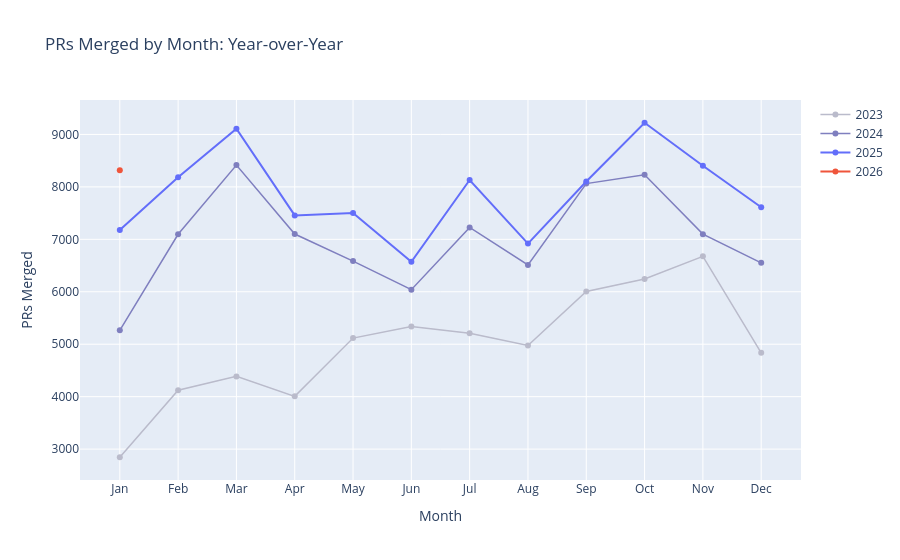

Here is the notebook cell this chart was saved with:
### Code cell
# YoY comparison: overlaid lines, one per year
df_monthly['year'] = df_monthly['month_dt'].dt.year
df_monthly['month_num'] = df_monthly['month_dt'].dt.month

month_labels = ['Jan', 'Feb', 'Mar', 'Apr', 'May', 'Jun', 'Jul', 'Aug', 'Sep', 'Oct', 'Nov', 'Dec']
colors = {'2023': '#BABBCB', '2024': '#7F7FBF', '2025': '#636EFA', '2026': '#EF553B'}

fig = go.Figure()
for year in [2023, 2024, 2025, 2026]:
    yr_data = df_monthly[df_monthly['year'] == year].sort_values('month_num')
    if len(yr_data) == 0:
        continue
    fig.add_trace(go.Scatter(
        x=[month_labels[m-1] for m in yr_data['month_num']],
        y=yr_data['prs_merged'],
        mode='lines+markers',
        name=str(year),
        line=dict(color=colors.get(str(year), '#636EFA'), width=2 if year >= 2025 else 1.5),
    ))

fig.update_layout(
    title='PRs Merged by Month: Year-over-Year',
    yaxis_title='PRs Merged',
    xaxis_title='Month',
)
fig.show()

# YoY growth rates
df_yoy = df_monthly[df_monthly['year'] >= 2023].pivot(index='month_num', columns='year', values='prs_merged')
for year in [2024, 2025]:
    if year in df_yoy.columns and (year - 1) in df_yoy.columns:
        prev = df_yoy[year - 1].dropna()
        curr = df_yoy[year].dropna()
        common = prev.index.intersection(curr.index)
        if len(common) > 0:
            growth = (curr[common].sum() - prev[common].sum()) / prev[common].sum() * 100
            print(f"{year} vs {year-1} (comparable months): {growth:+.0f}%")

### Figure 1 — Plotly figure (JSON) as saved in the notebook; plotly's stock layout.template omitted (floating-point values rounded to 4 significant figures)
{"data": [{"line": {"color": "#BABBCB", "width": 1.5}, "mode": "lines+markers", "name": "2023", "type": "scatter", "x": ["Jan", "Feb", "Mar", "Apr", "May", "Jun", "Jul", "Aug", "Sep", "Oct", "Nov", "Dec"], "y": [2845, 4123, 4387, 4006, 5117, 5336, 5209, 4977, 6005, 6245, 6676, 4837]}, {"line": {"color": "#7F7FBF", "width": 1.5}, "mode": "lines+markers", "name": "2024", "type": "scatter", "x": ["Jan", "Feb", "Mar", "Apr", "May", "Jun", "Jul", "Aug", "Sep", "Oct", "Nov", "Dec"], "y": [5265, 7097, 8416, 7101, 6585, 6040, 7226, 6511, 8063, 8232, 7099, 6552]}, {"line": {"color": "#636EFA", "width": 2}, "mode": "lines+markers", "name": "2025", "type": "scatter", "x": ["Jan", "Feb", "Mar", "Apr", "May", "Jun", "Jul", "Aug", "Sep", "Oct", "Nov", "Dec"], "y": [7178, 8183, 9109, 7456, 7502, 6571, 8131, 6919, 8102, 9223, 8404, 7611]}, {"line": {"color": "#EF553B", "width": 2}, "mode": "lines+markers", "name": "2026", "type": "scatter", "x": ["Jan"], "y": [8317]}], "layout": {"title": {"text": "PRs Merged by Month: Year-over-Year"}, "xaxis": {"title": {"text": "Month"}}, "yaxis": {"title": {"text": "PRs Merged"}}}}
